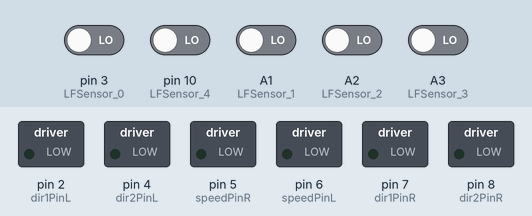
Recording of a sketch running on a simulated Arduino Uno, built with avr-gcc and run on an emulated ATmega328P. On the bench: switched loads named in the sketch (green lamp = pin HIGH). The inputs (shaded band) are chosen by the test bench; at power-on: A1 (LFSensor_1), A2 (LFSensor_2), A3 (LFSensor_3), pin 3 (LFSensor_0), pin 10 (LFSensor_4) LOW.

Above: at 1.2 s.
1.3 s: pin 3 (LFSensor_0) driven HIGH
At 1.6 s:
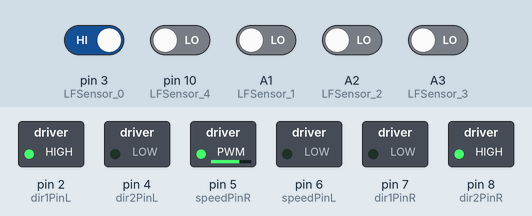
2.8 s: pin 3 (LFSensor_0) driven LOW and pin 10 (LFSensor_4) driven HIGH
At 3.9 s:
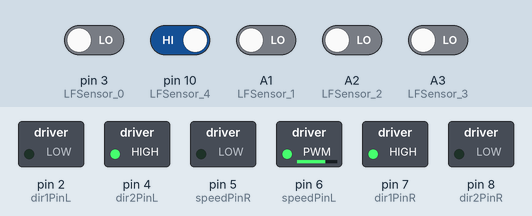
Timing chart, 0 to 5.8 s (numbered marks = the images above; inputs shaded):
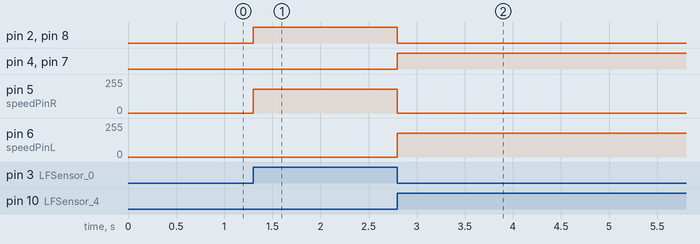

Measured:
- after the input at 1.3 s, pin 2 (dir1PinL), pin 8 (dir2PinR): LOW → HIGH at once; pin 5 (speedPinR): 0/255 → 180/255 at once
- after the input at 2.8 s, pin 2 (dir1PinL), pin 8 (dir2PinR): HIGH → LOW at once; pin 4 (dir2PinL), pin 7 (dir1PinR): LOW → HIGH at once; pin 5 (speedPinR): 180/255 → 0/255 at once; pin 6 (speedPinL): 0/255 → 180/255 at once

The sketch:

smartcar-lesson4-ifYouCanFollowALineCanYouSolveAMaze.ino
```cpp
 #include "configuration.h"
 char sensor[5];
 /*read sensor value string, 1 stands for black, 0 starnds for white, i.e 10000 means the first sensor(from left) detect black line, other 4 sensors detected white ground */
String read_sensor_values()
{   int sensorvalue=32;
  sensor[0]= digitalRead(LFSensor_0);

  sensor[1]=digitalRead(LFSensor_1);

  sensor[2]=digitalRead(LFSensor_2);

  sensor[3]=digitalRead(LFSensor_3);

  sensor[4]=digitalRead(LFSensor_4);
  sensorvalue +=sensor[0]*16+sensor[1]*8+sensor[2]*4+sensor[3]*2+sensor[4];

  String senstr= String(sensorvalue,BIN);
  return senstr.substring(1,6);
}

void go_Advance(void)  //Forward
{
  digitalWrite(dir1PinL, HIGH);
  digitalWrite(dir2PinL,LOW);
  digitalWrite(dir1PinR,HIGH);
  digitalWrite(dir2PinR,LOW);
}
void go_Left(void)  //Turn left
{
  digitalWrite(dir1PinL, HIGH);
  digitalWrite(dir2PinL,LOW);
  digitalWrite(dir1PinR,LOW);
  digitalWrite(dir2PinR,HIGH);
}
void go_Right(void)  //Turn right
{
  digitalWrite(dir1PinL, LOW);
  digitalWrite(dir2PinL,HIGH);
  digitalWrite(dir1PinR,HIGH);
  digitalWrite(dir2PinR,LOW);
}
void go_Back(void)  //Reverse
{
  digitalWrite(dir1PinL, LOW);
  digitalWrite(dir2PinL,HIGH);
  digitalWrite(dir1PinR,LOW);
  digitalWrite(dir2PinR,HIGH);
}
void stop_Stop()    //Stop
{
  digitalWrite(dir1PinL, LOW);
  digitalWrite(dir2PinL,LOW);
  digitalWrite(dir1PinR,LOW);
  digitalWrite(dir2PinR,LOW);
}
/*set motor speed */
void set_Motorspeed(int speed_L,int speed_R)
{
  analogWrite(speedPinL,speed_L);
  analogWrite(speedPinR,speed_R);
}

void setup()
{
 pinMode(speedPinL,OUTPUT); //left motor PWM pin
 pinMode(speedPinR,OUTPUT); //rignt motor PWM  pin
 pinMode(dir1PinL,OUTPUT); //left motor direction pin1
 pinMode(dir2PinL,OUTPUT); //left motor direction pin2
 pinMode(dir1PinR,OUTPUT); //right motor direction Pin 1
 pinMode(dir2PinR,OUTPUT);  //right motor direction Pin 2

  /*line follow sensors */
 pinMode(LFSensor_0,INPUT);
 pinMode(LFSensor_1,INPUT);
 pinMode(LFSensor_2,INPUT);
 pinMode(LFSensor_3,INPUT);
 pinMode(LFSensor_4,INPUT);
 Serial.begin(9600);
}

void auto_tracking(){
 String sensorval= read_sensor_values();
 if (sensorval=="00100" or sensorval=="01100" or sensorval=="11100" or sensorval=="11000" or sensorval=="10000"  or sensorval=="01000")
 {
  //The black line is in the left of the car, need  left turn
      go_Left();  //Turn left
    set_Motorspeed(0,SPEED);
    }

 if (sensorval=="00110" or sensorval=="00111" or sensorval=="00011" or sensorval=="00001"  or sensorval=="00010" ){ //The black line is  on the right of the car, need  right turn

     go_Right();  //Turn right
       set_Motorspeed(SPEED,0);
    }

 if (sensorval=="11111" or sensorval=="01111" or sensorval=="11110"){
     stop_Stop();   //The car front touch stop line, need stop
     set_Motorspeed(0,0);
    }
}

void loop(){

auto_tracking();
}
```

configuration.h
```cpp
/*Declare L298N Dual H-Bridge Motor Controller directly since there is not a library to load.*/
//Define L298N Dual H-Bridge Motor Controller Pins
#define dir1PinL  2    //Motor direction
#define dir2PinL  4    //Motor direction
#define speedPinL 6    // Needs to be a PWM pin to be able to control left motor speed

#define dir1PinR  7    //Motor direction
#define dir2PinR  8   //Motor direction
#define speedPinR 5   // Needs to be a PWM pin to be able to control right motor speed

/*From left to right, connect to D3,A1-A3 ,D10*/
#define LFSensor_0 3
#define LFSensor_1 A1
#define LFSensor_2 A2
#define LFSensor_3 A3
#define LFSensor_4 10

#define SPEED   180 //motor in   speed
```
